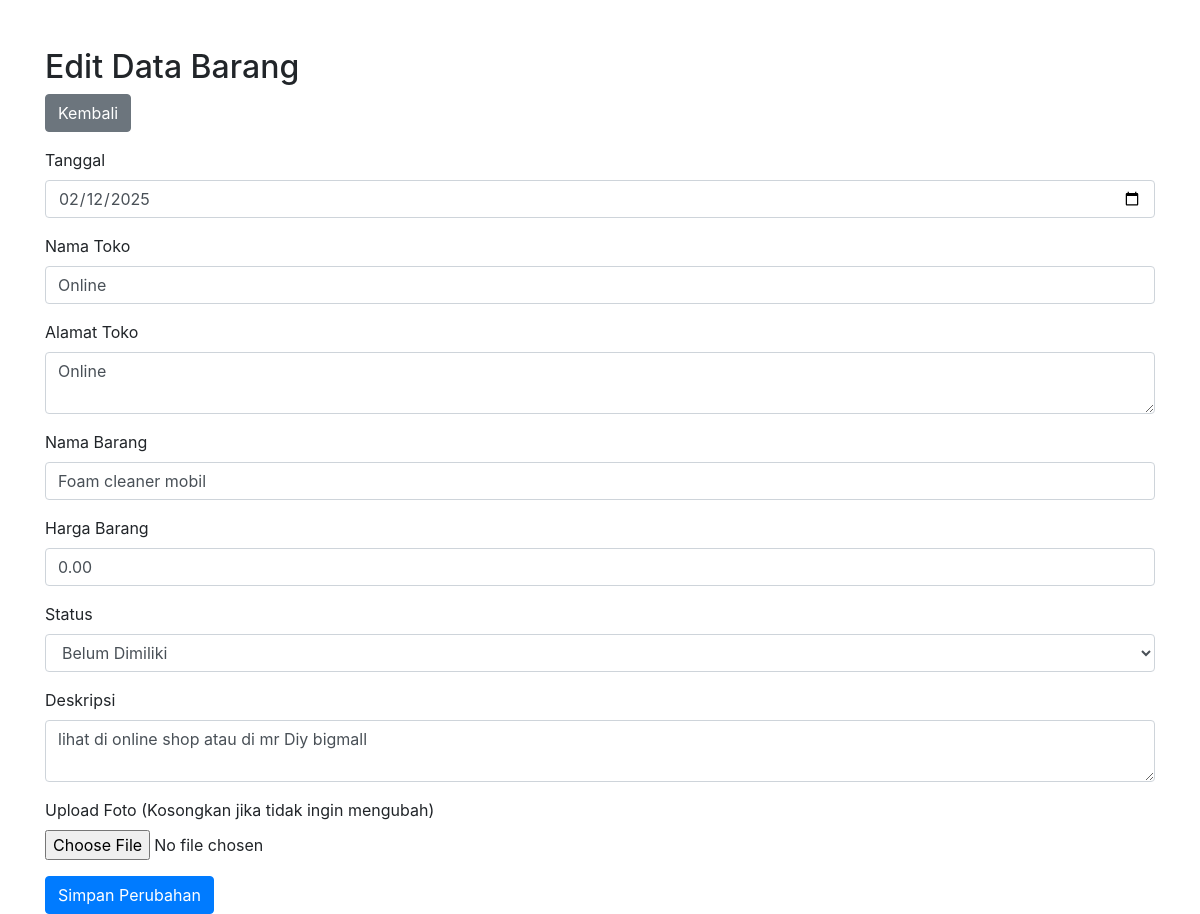
/edit_barang.php?id=8, run on the app's committed database.
### tables this page shows
CREATE TABLE `barang` (
  `id` int(11) NOT NULL AUTO_INCREMENT,
  `tanggal` date NOT NULL,
  `nama_toko` varchar(255) NOT NULL,
  `alamat_toko` text NOT NULL,
  `nama_barang` varchar(255) NOT NULL,
  `harga_barang` decimal(10,2) NOT NULL,
  `status` enum('Dimiliki','Belum Dimiliki') NOT NULL,
  `deskripsi` text DEFAULT NULL,
  `foto` varchar(255) DEFAULT NULL,
  PRIMARY KEY (`id`)
);

### edit_barang.php (the view, shortened to what this page needs)
<?php
$host     = "127.0.0.1";
$user     = "root";
$password = "password_baru";
$database = "finance";
$conn = new mysqli($host, $user, $password, $database);
$id = (int)$_GET['id'];
$sql = "SELECT * FROM barang WHERE id = ?";
$stmt = $conn->prepare($sql);
$stmt->bind_param("i", $id);
$stmt->execute();
$result = $stmt->get_result();
$data = $result->fetch_assoc();
?>
<!DOCTYPE html>
<html lang="id">
<head>
    <link rel="stylesheet" href="https://stackpath.bootstrapcdn.com/bootstrap/4.5.2/css/bootstrap.min.css">
</head>
<body>
<div class="container mt-5">
    <h2>Edit Data Barang</h2>
    <a href="index.php" class="btn btn-secondary mb-3">Kembali</a>
    <form method="POST" enctype="multipart/form-data">
        <div class="form-group">
            <label>Tanggal</label>
            <input type="date" name="tanggal" class="form-control" value="<?= $data['tanggal'] ?>" required>
        </div>
        <div class="form-group">
            <label>Nama Toko</label>
            <input type="text" name="nama_toko" class="form-control" value="<?= htmlspecialchars($data['nama_toko']) ?>" required>
        </div>
        <div class="form-group">
            <label>Alamat Toko</label>
            <textarea name="alamat_toko" class="form-control" required><?= htmlspecialchars($data['alamat_toko']) ?></textarea>
        </div>
        <div class="form-group">
            <label>Nama Barang</label>
            <input type="text" name="nama_barang" class="form-control" value="<?= htmlspecialchars($data['nama_barang']) ?>" required>
        </div>
        <div class="form-group">
            <label>Harga Barang</label>
            <input type="number" step="0.01" name="harga_barang" class="form-control" value="<?= $data['harga_barang'] ?>" required>
        </div>
        <div class="form-group">
            <label>Status</label>
            <select name="status" class="form-control" required>
                <option value="Belum Dimiliki" <?= $data['status'] == 'Belum Dimiliki' ? 'selected' : '' ?>>Belum Dimiliki</option>
            </select>
        </div>
        <div class="form-group">
            <label>Deskripsi</label>
            <textarea name="deskripsi" class="form-control"><?= htmlspecialchars($data['deskripsi']) ?></textarea>
        </div>
        <div class="form-group">
            <label>Upload Foto (Kosongkan jika tidak ingin mengubah)</label>
            <input type="file" name="foto" class="form-control-file">
        </div>
        <button type="submit" class="btn btn-primary">Simpan Perubahan</button>
    </form>
</div>
</body>
</html>

### data on the page
barang: tanggal "02/12/2025", nama_toko "Online", alamat_toko "Online", nama_barang "Foam cleaner mobil", harga_barang "0.00", status "Belum Dimiliki", deskripsi "lihat di online shop atau di mr Diy bigmall"
